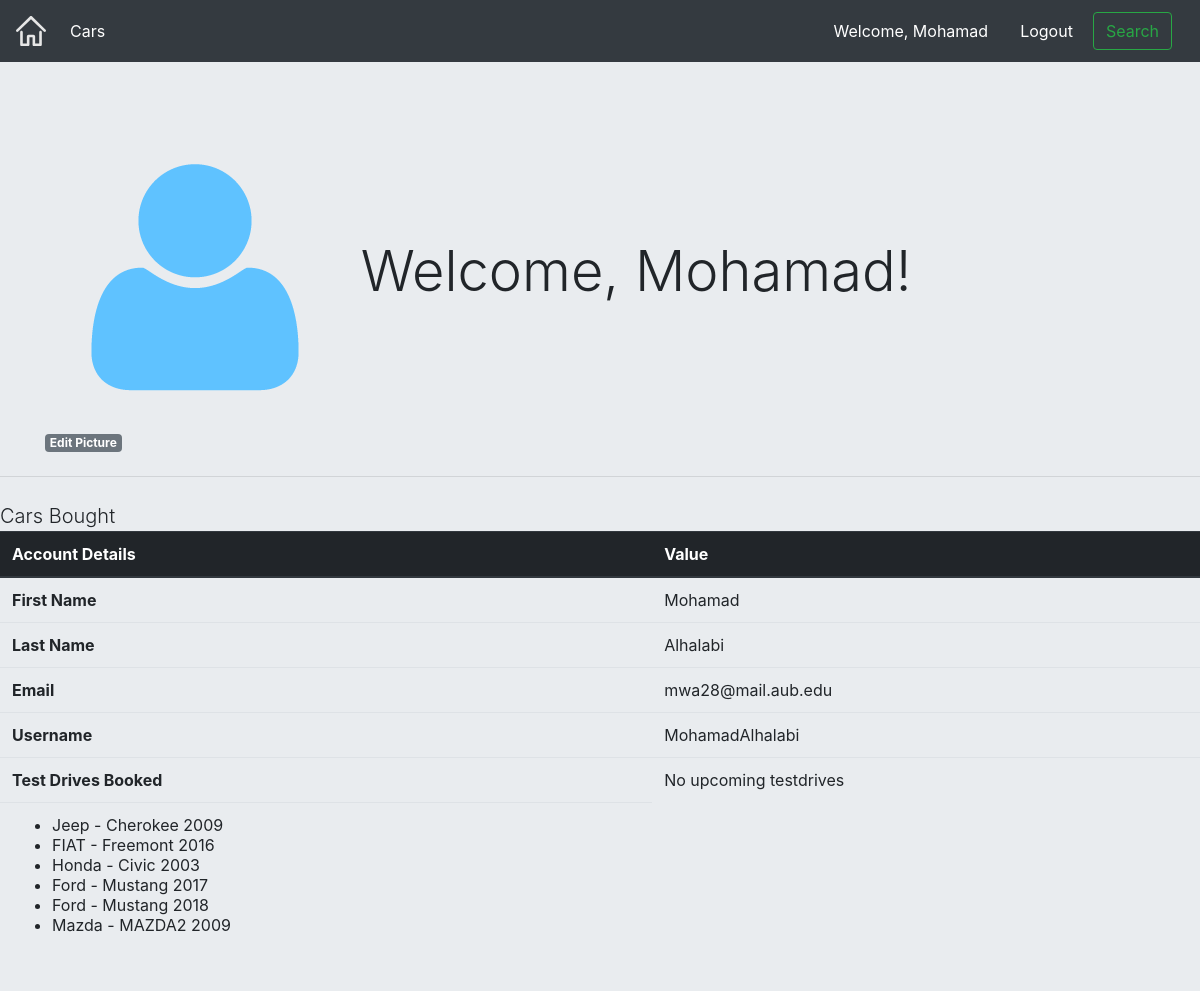
The app's page /accounts/profile/MohamadAlhalabi with its own data.
### buy/models.py (models this page shows, shortened)
class BuyModel(models.Model):
    boughtCar = models.CharField(max_length=50000)
    buyer = models.ForeignKey(User, on_delete=models.CASCADE, default=1)

### accounts/views.py (the view)
# urls.py: url(r'^profile/(?P<username>[a-zA-Z0-9]+)$', views.get_user_profile, name='profile'),
def get_user_profile(request, username):
    user = User.objects.get(username=username)
    template_dict = {}
    hasPhoto = False
    try:
        profilephoto = ProfilePhoto.objects.get(userPhoto=user)
        hasPhoto = True
        photo = profilephoto.userImg
        template_dict.update({'photo': photo, 'hasPhoto': hasPhoto})
    except ObjectDoesNotExist:
        hasPhoto = False
    upcoming = []
    boughtCars = []
    testdrive = TDModel.objects.filter(driver=user)
    bought = BuyModel.objects.filter(buyer=user)
    for drive in testdrive:
        if drive.driveDate> timezone.now():
            upcoming.append(drive)
    for car in bought:
        boughtCars.append(car)
    template_dict.update({"user": user, 'upcoming': upcoming, 'boughtCars': boughtCars})
    return render(request, 'accounts/user_profile.html', template_dict)

### templates/accounts/user_profile.html (shortened to what this page needs)
{% extends   'exterior.html' %}
{% load staticfiles %}
{% block login %}
        {% if user.is_authenticated %}
            <a class="nav-item nav-link" href="{% url 'accounts:profile' username=user.username %}" style="color: white; ">Welcome, {{ user.first_name }}</a>
        {% else %}
            <a class="nav-item nav-link" href="{% url 'accounts:login' %}" style="color: white; ">Login</a>
        {% endif %}
    {% endblock %}
    {% block logout %}
        {% if user.is_authenticated %}
            <a  name="logout" class="nav-item nav-link" href="{% url 'accounts:logout' %}" style="color: white; ">Logout</a>
        {% else %}
            <a class="nav-item nav-link" href="{% url 'accounts:register' %}" style="color:white;">Register</a>
        {% endif %}
    {% endblock %}
{% block content %}
    <div class="jumbotron jumbotron-fluid">
  <div class="container">
    <h1 class="display-4">
        {% if hasPhoto %}
            <img src="{{ photo.url }}" style="width: 300px; height: 300px;">
        {% else %}
        <img src="{% static 'img/default-img.png' %}" style="width: 300px;" alt="{{user.username}}">
        {% endif %}
        Welcome, {{ user.first_name }}!
    </h1>
       <a href="{% url 'accounts:addphoto' user.username %}" class="badge badge-secondary">Edit Picture</a>
  </div>
    <hr class="my-4">
        <p class="lead">
        <table class="table">
        <thead class="thead-dark">
        <tr>
            <th scope="col">Account Details</th>
            <th scope="col">Value</th>
    </tr>
  </thead>
  <tbody>
    <tr>
      <th scope="row">First Name</th>
      <td>{{user.first_name}}</td>
    </tr>
    <tr>
      <th scope="row">Last Name</th>
      <td>{{user.last_name}}</td>
    </tr>
    <tr>
      <th scope="row">Email</th>
      <td>{{user.email}}</td>
    </tr>
  <tr>
      <th scope="row">Username</th>
      <td>{{user.username}}</td>
    </tr>
  <tr>
      <th scope="row">Test Drives Booked</th>
  <td>
  {% if upcoming %}
       <ul>
      {% for drive in upcoming %}
          <li>{{ drive.driveCar }} reserved on {{drive.driveDate}} <a class="badge badge-danger" href="{% url 'testdrive:delete' drive.pk %}">Cancel</a></li>
      {% endfor %}
      </ul>
      {% else %}
      No upcoming testdrives
  {% endif %}
  </td>
    </tr>
   <tr>
      <thp scope="row">Cars Bought</thp>
  <td>
  {% if boughtCars %}
       <ul>
      {% for car in boughtCars %}
          <li> {{ car.boughtCar }}</li>
      {% endfor %}
      </ul>
      {% else %}
      No bought cars
  {% endif %}
  </td>
    </tr>
  </tbody>
</table>
</div>
{% endblock %}

### records on screen
BuyModel: boughtCar "Jeep - Cherokee 2009"
BuyModel: boughtCar "FIAT - Freemont 2016"
BuyModel: boughtCar "Honda - Civic 2003"
BuyModel: boughtCar "Ford - Mustang 2017"
BuyModel: boughtCar "Ford - Mustang 2018"
BuyModel: boughtCar "Mazda - MAZDA2 2009"

### other values on screen
{{ user.first_name }} "Mohamad"
{{ user.last_name }} "Alhalabi"
{{ user.email }} "mwa28@mail.aub.edu"
{{ user.username }} "MohamadAlhalabi"
